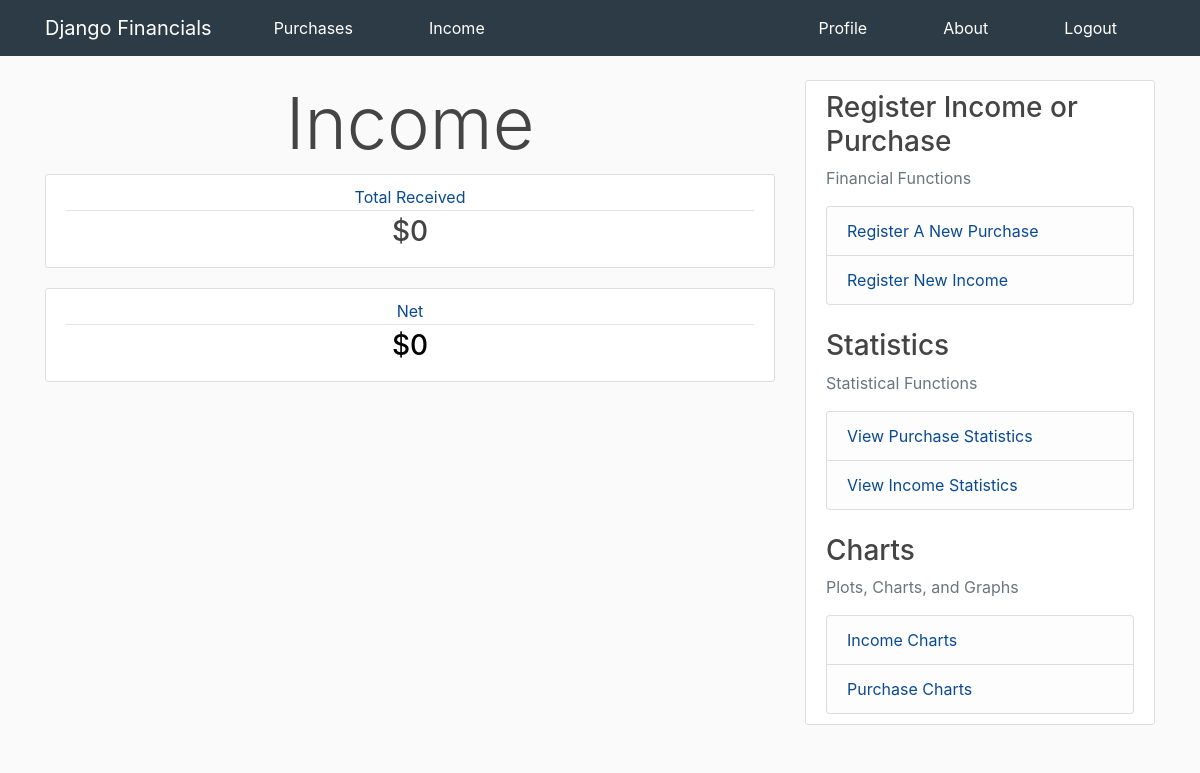
Page /income (signed in) on the earlier database version.
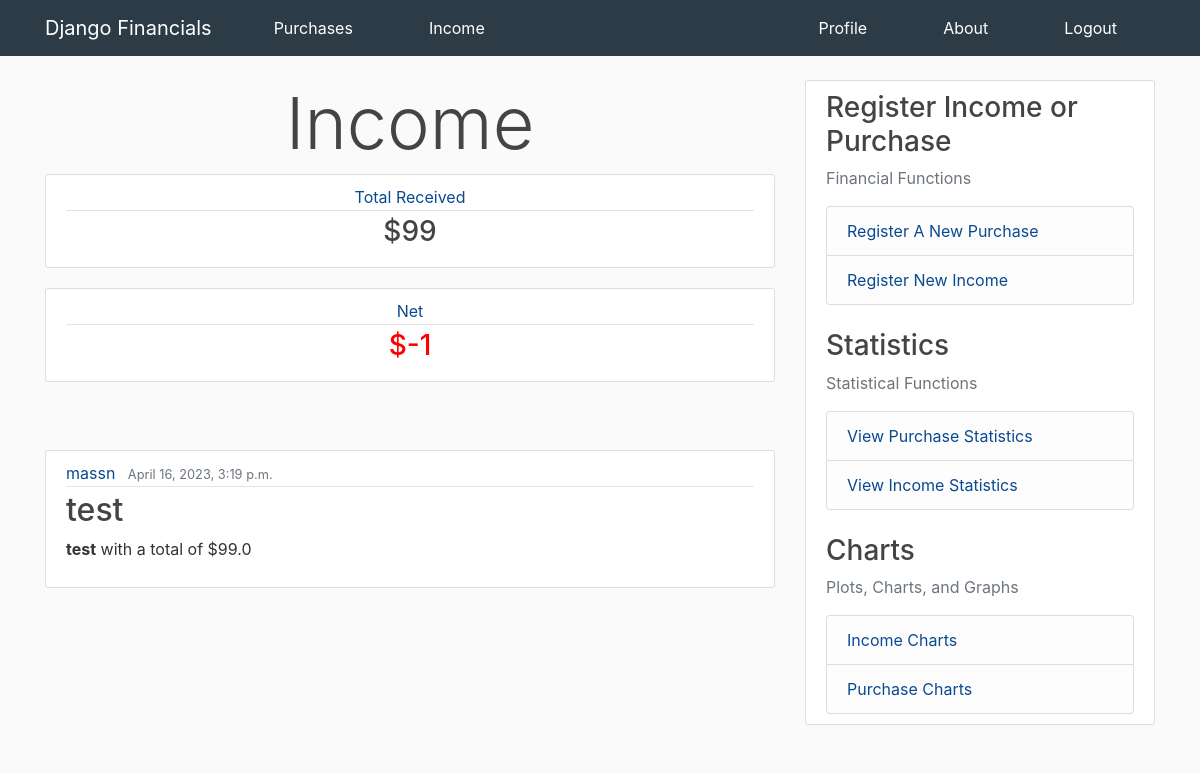
Same page on the later database version.
### finance_app/models.py (models this page shows, shortened)
class Income(models.Model):
    income_source = models.TextField()
    income_description = models.TextField()
    amount = models.FloatField()
    date_received = models.DateTimeField(default=timezone.now)
    month_received = models.IntegerField(default=timezone.now().month)
    owner = models.ForeignKey(User, on_delete=models.CASCADE)

### finance_app/views.py (the view)
# urls.py: path("income", views.income_page, name="income_page"),
@login_required
def income_page(request):
    total_inc = sum([income.amount for income in Income.objects.filter(owner=request.user)])
    total_pur = sum([purchase.amount for purchase in Purchase.objects.filter(owner=request.user)])
    net = total_inc - total_pur
    if net < 0.001 and net > -0.001:
        net = 0
    context = {
        "title": "Income",
        'incomes': reversed(Income.objects.all()),
        'total': total_inc,
        'net': net
    }
    return render(request, "finance_app/income.html", context)

### finance_app/templates/finance_app/income.html
{% extends "finance_app/base.html"%}
{% block content %}
    <h1 class="display-3 center">Income</h1>
    <article class="media content-section">
        <div class="media-body">
            <div class="article-metadata">
                <a class="mr-2 center" style="color: #0a4a91;" href="#">Total Received</a>
            </div>
            <h3><a class="article-title center" href="{% url 'income_statistics_page' %}">${{total|floatformat:-2}}</a></h3>
        </div>
    </article>
    <article class="media content-section">
        <div class="media-body">
            <div class="article-metadata">
                <a class="mr-2 center" style="color: #0a4a91;" href="#">Net</a>
            </div>
            {% if net > 0 %}
                <h3><a class="article-title center" href="#" style="color: green;">${{net|floatformat:-2}}</a></h3>
            {% elif net < 0 %}
                <h3><a class="article-title center" href="#" style="color: red;">${{net|floatformat:-2}}</a></h3>
            {% else %}
                <h3><a class="article-title center" href="#" style="color: black;">${{net|floatformat:-2}}</a></h3>
            {% endif %}
        </div>
    </article>
    <br>
    <br>
    {% for income in incomes %}
        {% if income.owner == user %}
            <article class="media content-section" aria-label="Container for Income">
                <div class="media-body">
                    <div class="article-metadata">
                        <a class="mr-2" style="color: #0a4a91;" href="#">{{income.owner}}</a>
                        <small class="text-muted">{{income.date_received}}</small>
                    </div>
                    <h2><a class="article-title" href="#">{{income.income_source}}</a></h2>
                    <p class="article-content"><strong>{{income.income_description}}</strong> with a total of ${{income.amount}}</p>
                </div>
            </article>
        {% endif %}
    {% endfor %}
{% endblock content %}

Differences in the rows shown:
added Income: owner "massn", date_received "April 16, 2023, 3:19 p.m.", income_source "test", income_description "test", amount "99.0"
Other differences:
{{ total|floatformat:-2 }}: "0" → "99"
{{ net|floatformat:-2 }}: (not shown) → "-1"
{{ net|floatformat:-2 }}: "0" → (not shown)
